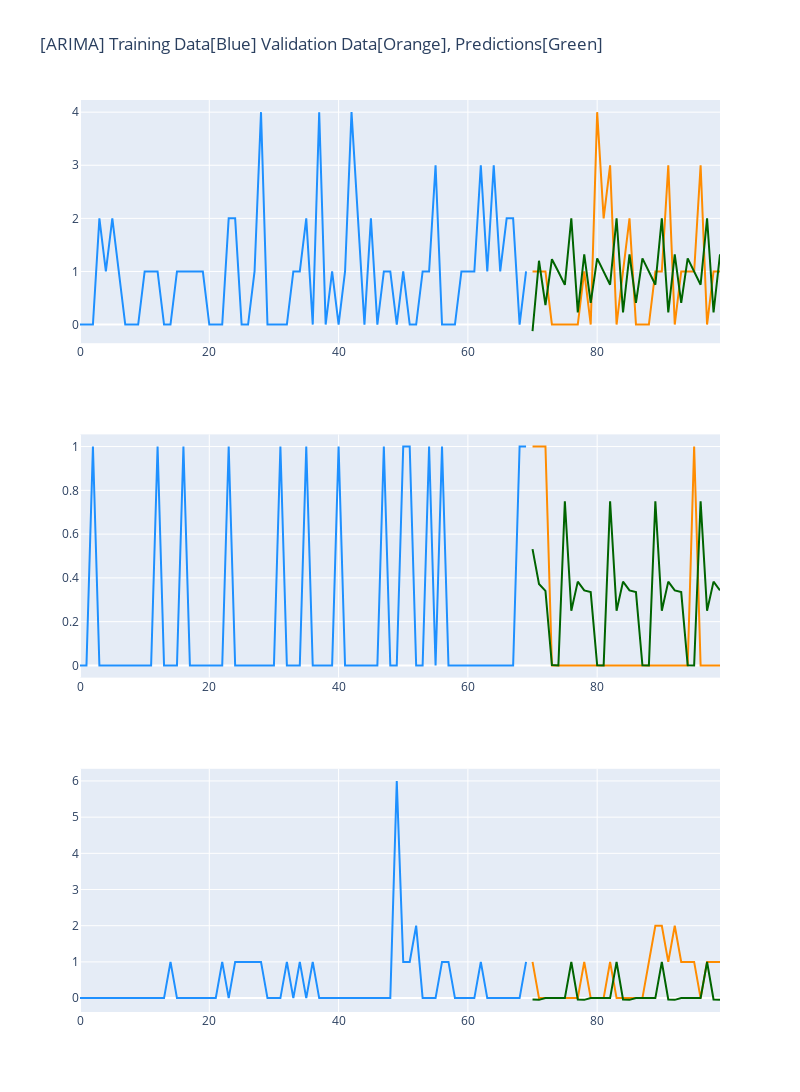

Notebook code cell kept with this figure:
### Code cell
fig = make_subplots(rows=3, cols=1)

fig.add_trace(
    go.Scatter(x=np.arange(70), mode='lines', y=train_data.loc[0].values, marker=dict(color="dodgerblue"), showlegend=False,
               name="Training Data"),
    row=1, col=1
)

fig.add_trace(
    go.Scatter(x=np.arange(70, 100), y=validation_data.loc[0].values, mode='lines', marker=dict(color="darkorange"), showlegend=False,
               name="Validation Data"),
    row=1, col=1
)

fig.add_trace(
    go.Scatter(x=np.arange(70, 100), y=predictions[0], mode='lines', marker=dict(color="darkgreen"), showlegend=False,
               name="Prediction Data"),
    row=1, col=1
)


fig.add_trace(
    go.Scatter(x=np.arange(70), mode='lines', y=train_data.loc[1].values, marker=dict(color="dodgerblue"), showlegend=False,
               name="Training Data"),
    row=2, col=1
)

fig.add_trace(
    go.Scatter(x=np.arange(70, 100), y=validation_data.loc[1].values, mode='lines', marker=dict(color="darkorange"), showlegend=False,
               name="Validation Data"),
    row=2, col=1
)


fig.add_trace(
    go.Scatter(x=np.arange(70, 100), y=predictions[1], mode='lines', marker=dict(color="darkgreen"), showlegend=False,
               name="Prediction Data"),
    row=2, col=1
)

fig.add_trace(
    go.Scatter(x=np.arange(70), mode='lines', y=train_data.loc[2].values, marker=dict(color="dodgerblue"), showlegend=False,
               name="Training Data"),
    row=3, col=1
)

fig.add_trace(
    go.Scatter(x=np.arange(70, 100), y=validation_data.loc[2].values, mode='lines', marker=dict(color="darkorange"), showlegend=False,
               name="Validation Data"),
    row=3, col=1
)

fig.add_trace(
    go.Scatter(x=np.arange(70, 100), y=predictions[2], mode='lines', marker=dict(color="darkgreen"), showlegend=False,
               name="Prediction Data"),
    row=3, col=1
)
fig.update_layout(height=1200, width=800, title_text="[ARIMA] Training Data[Blue] Validation Data[Orange], Predictions[Green]")
fig.show()

### Figure 1 — Plotly figure (JSON) as saved in the notebook; plotly's stock layout.template omitted (floating-point values rounded to 4 significant figures)
{"data": [{"marker": {"color": "dodgerblue"}, "mode": "lines", "name": "Training Data", "showlegend": false, "type": "scatter", "x": [0, 1, 2, 3, 4, 5, 6, 7, 8, 9, 10, 11, 12, 13, 14, 15, 16, 17, 18, 19, 20, 21, 22, 23, 24, 25, 26, 27, 28, 29, 30, 31, 32, 33, 34, 35, 36, 37, 38, 39, 40, 41, 42, 43, 44, 45, 46, 47, 48, 49, 50, 51, 52, 53, 54, 55, 56, 57, 58, 59, 60, 61, 62, 63, 64, 65, 66, 67, 68, 69], "xaxis": "x", "y": [0, 0, 0, 2, 1, 2, 1, 0, 0, 0, 1, 1, 1, 0, 0, 1, 1, 1, 1, 1, 0, 0, 0, 2, 2, 0, 0, 1, 4, 0, 0, 0, 0, 1, 1, 2, 0, 4, 0, 1, 0, 1, 4, 2, 0, 2, 0, 1, 1, 0, 1, 0, 0, 1, 1, 3, 0, 0, 0, 1, 1, 1, 3, 1, 3, 1, 2, 2, 0, 1], "yaxis": "y"}, {"marker": {"color": "darkorange"}, "mode": "lines", "name": "Validation Data", "showlegend": false, "type": "scatter", "x": [70, 71, 72, 73, 74, 75, 76, 77, 78, 79, 80, 81, 82, 83, 84, 85, 86, 87, 88, 89, 90, 91, 92, 93, 94, 95, 96, 97, 98, 99], "xaxis": "x", "y": [1, 1, 1, 0, 0, 0, 0, 0, 1, 0, 4, 2, 3, 0, 1, 2, 0, 0, 0, 1, 1, 3, 0, 1, 1, 1, 3, 0, 1, 1], "yaxis": "y"}, {"marker": {"color": "darkgreen"}, "mode": "lines", "name": "Prediction Data", "showlegend": false, "type": "scatter", "x": [70, 71, 72, 73, 74, 75, 76, 77, 78, 79, 80, 81, 82, 83, 84, 85, 86, 87, 88, 89, 90, 91, 92, 93, 94, 95, 96, 97, 98, 99], "xaxis": "x", "y": [-0.1217, 1.202, 0.3644, 1.232, 0.994, 0.7487, 2.002, 0.2273, 1.323, 0.4067, 1.246, 0.9991, 0.7505, 2.003, 0.2275, 1.323, 0.4068, 1.246, 0.9991, 0.7505, 2.003, 0.2275, 1.323, 0.4068, 1.246, 0.9991, 0.7505, 2.003, 0.2275, 1.323], "yaxis": "y"}, {"marker": {"color": "dodgerblue"}, "mode": "lines", "name": "Training Data", "showlegend": false, "type": "scatter", "x": [0, 1, 2, 3, 4, 5, 6, 7, 8, 9, 10, 11, 12, 13, 14, 15, 16, 17, 18, 19, 20, 21, 22, 23, 24, 25, 26, 27, 28, 29, 30, 31, 32, 33, 34, 35, 36, 37, 38, 39, 40, 41, 42, 43, 44, 45, 46, 47, 48, 49, 50, 51, 52, 53, 54, 55, 56, 57, 58, 59, 60, 61, 62, 63, 64, 65, 66, 67, 68, 69], "xaxis": "x2", "y": [0, 0, 1, 0, 0, 0, 0, 0, 0, 0, 0, 0, 1, 0, 0, 0, 1, 0, 0, 0, 0, 0, 0, 1, 0, 0, 0, 0, 0, 0, 0, 1, 0, 0, 0, 1, 0, 0, 0, 0, 1, 0, 0, 0, 0, 0, 0, 1, 0, 0, 1, 1, 0, 0, 1, 0, 1, 0, 0, 0, 0, 0, 0, 0, 0, 0, 0, 0, 1, 1], "yaxis": "y2"}, {"marker": {"color": "darkorange"}, "mode": "lines", "name": "Validation Data", "showlegend": false, "type": "scatter", "x": [70, 71, 72, 73, 74, 75, 76, 77, 78, 79, 80, 81, 82, 83, 84, 85, 86, 87, 88, 89, 90, 91, 92, 93, 94, 95, 96, 97, 98, 99], "xaxis": "x2", "y": [1, 1, 1, 0, 0, 0, 0, 0, 0, 0, 0, 0, 0, 0, 0, 0, 0, 0, 0, 0, 0, 0, 0, 0, 0, 1, 0, 0, 0, 0], "yaxis": "y2"}, {"marker": {"color": "darkgreen"}, "mode": "lines", "name": "Prediction Data", "showlegend": false, "type": "scatter", "x": [70, 71, 72, 73, 74, 75, 76, 77, 78, 79, 80, 81, 82, 83, 84, 85, 86, 87, 88, 89, 90, 91, 92, 93, 94, 95, 96, 97, 98, 99], "xaxis": "x2", "y": [0.5313, 0.3724, 0.3409, 0.001442, 0.0002856, 0.75, 0.2503, 0.3829, 0.343, 0.3351, 0.000289, 5.723e-05, 0.75, 0.2503, 0.3829, 0.343, 0.3351, 0.000289, 5.722e-05, 0.75, 0.2503, 0.3829, 0.343, 0.3351, 0.000289, 5.722e-05, 0.75, 0.2503, 0.3829, 0.343], "yaxis": "y2"}, {"marker": {"color": "dodgerblue"}, "mode": "lines", "name": "Training Data", "showlegend": false, "type": "scatter", "x": [0, 1, 2, 3, 4, 5, 6, 7, 8, 9, 10, 11, 12, 13, 14, 15, 16, 17, 18, 19, 20, 21, 22, 23, 24, 25, 26, 27, 28, 29, 30, 31, 32, 33, 34, 35, 36, 37, 38, 39, 40, 41, 42, 43, 44, 45, 46, 47, 48, 49, 50, 51, 52, 53, 54, 55, 56, 57, 58, 59, 60, 61, 62, 63, 64, 65, 66, 67, 68, 69], "xaxis": "x3", "y": [0, 0, 0, 0, 0, 0, 0, 0, 0, 0, 0, 0, 0, 0, 1, 0, 0, 0, 0, 0, 0, 0, 1, 0, 1, 1, 1, 1, 1, 0, 0, 0, 1, 0, 1, 0, 1, 0, 0, 0, 0, 0, 0, 0, 0, 0, 0, 0, 0, 6, 1, 1, 2, 0, 0, 0, 1, 1, 0, 0, 0, 0, 1, 0, 0, 0, 0, 0, 0, 1], "yaxis": "y3"}, {"marker": {"color": "darkorange"}, "mode": "lines", "name": "Validation Data", "showlegend": false, "type": "scatter", "x": [70, 71, 72, 73, 74, 75, 76, 77, 78, 79, 80, 81, 82, 83, 84, 85, 86, 87, 88, 89, 90, 91, 92, 93, 94, 95, 96, 97, 98, 99], "xaxis": "x3", "y": [1, 0, 0, 0, 0, 0, 0, 0, 1, 0, 0, 0, 1, 0, 0, 0, 0, 0, 1, 2, 2, 1, 2, 1, 1, 1, 0, 1, 1, 1], "yaxis": "y3"}, {"marker": {"color": "darkgreen"}, "mode": "lines", "name": "Prediction Data", "showlegend": false, "type": "scatter", "x": [70, 71, 72, 73, 74, 75, 76, 77, 78, 79, 80, 81, 82, 83, 84, 85, 86, 87, 88, 89, 90, 91, 92, 93, 94, 95, 96, 97, 98, 99], "xaxis": "x3", "y": [-0.03933, -0.04834, 0.002322, 0.004868, -2.767e-08, -1.569e-09, 0.9977, -0.03946, -0.04835, 0.002321, 0.004868, -2.9e-08, -1.644e-09, 0.9977, -0.03946, -0.04835, 0.002321, 0.004868, -2.9e-08, -1.644e-09, 0.9977, -0.03946, -0.04835, 0.002321, 0.004868, -2.9e-08, -1.644e-09, 0.9977, -0.03946, -0.04835], "yaxis": "y3"}], "layout": {"height": 1200, "title": {"text": "[ARIMA] Training Data[Blue] Validation Data[Orange], Predictions[Green]"}, "width": 800, "xaxis": {"anchor": "y", "domain": [0.0, 1.0]}, "xaxis2": {"anchor": "y2", "domain": [0.0, 1.0]}, "xaxis3": {"anchor": "y3", "domain": [0.0, 1.0]}, "yaxis": {"anchor": "x", "domain": [0.7333, 1.0]}, "yaxis2": {"anchor": "x2", "domain": [0.3667, 0.6333]}, "yaxis3": {"anchor": "x3", "domain": [0.0, 0.2667]}}}
